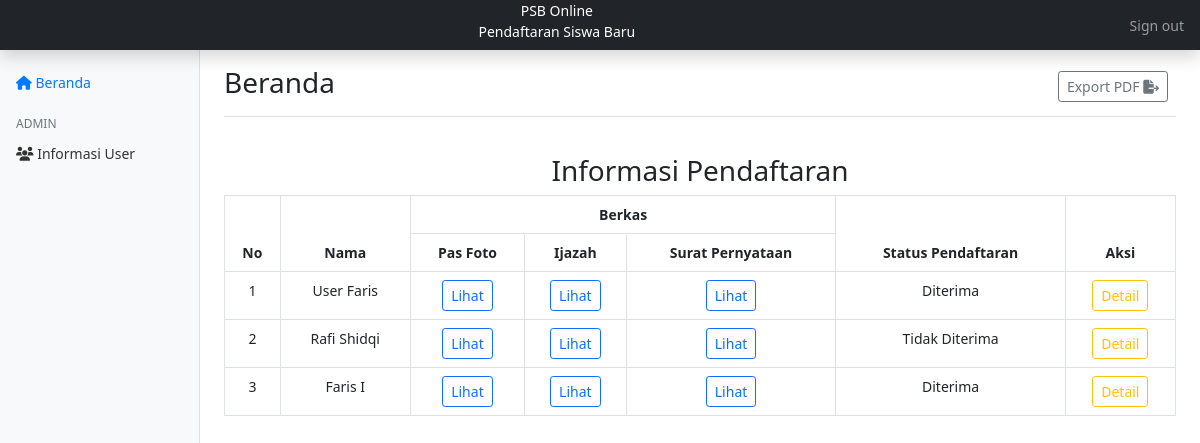
The page /admin/index.php (signed in) on the database its author committed.
### tables this page shows
CREATE TABLE `data_pendaftaran` (
  `pendaftaran_id` int(11) NOT NULL,
  `user_id` int(11) DEFAULT NULL,
  `pendidikan_terakhir` varchar(255) DEFAULT NULL,
  `pas_foto` varchar(255) DEFAULT NULL,
  `ijazah` varchar(255) DEFAULT NULL,
  `surat_pernyataan` varchar(255) DEFAULT NULL,
  `status_pendaftaran` enum('Diterima','Cadangan','Tidak Diterima') NOT NULL DEFAULT 'Diterima'
);

CREATE TABLE `users` (
  `user_id` int(11) NOT NULL,
  `nama` varchar(255) NOT NULL,
  `nisn` varchar(16) DEFAULT NULL,
  `email` varchar(16) NOT NULL,
  `jenis_kelamin` enum('P','L') DEFAULT NULL,
  `no_telepon` int(11) NOT NULL,
  `tempat_lahir` varchar(255) DEFAULT NULL,
  `tgl_lahir` date DEFAULT NULL,
  `agama` varchar(11) DEFAULT NULL,
  `nama_ortu` varchar(255) DEFAULT NULL,
  `no_telepon_ortu` int(11) DEFAULT NULL,
  `password` varchar(255) NOT NULL,
  `role` int(11) NOT NULL DEFAULT 0,
  `alamat` text DEFAULT NULL
);

### admin/index.php (the view, shortened to what this page needs)
<?php
    include '../koneksi.php';
    $query = mysqli_query($koneksi, "SELECT * FROM data_pendaftaran INNER JOIN users ON data_pendaftaran.user_id = users.user_id");
    $i = 1;
?>
<!DOCTYPE html>
<html lang="en">
<head>
    <link href="https://cdn.jsdelivr.net/npm/bootstrap@5.0.1/dist/css/bootstrap.min.css" rel="stylesheet" />
    <link rel="stylesheet" href="../css/style.css"/>
</head>
<body>
    <header class="navbar navbar-dark sticky-top bg-dark flex-md-nowrap p-0 shadow">
        <ul class="navbar-nav w-100">
            <li class="nav-item">
                <p style="color:white" class="text-center mb-2">PSB Online <br> Pendaftaran Siswa Baru</p>
            </li>
        </ul>
        <ul class="navbar-nav px-3">
            <li class="nav-item text-nowrap">
                <a class="nav-link" href="../logout.php" onclick="return confirm('Apakah anda yakin ingin melakukan logout?');">Sign out</a>
            </li>
        </ul>
    </header>
    <div class="container-fluid">
        <div class="row">
            <nav id="sidebarMenu" class="col-md-3 col-lg-2 d-md-block bg-light sidebar collapse">
                <div class="position-sticky pt-3">
                    <ul class="nav flex-column">
                        <li class="nav-item">
                            <a class="nav-link active" aria-current="page" href="#">
                            <span><i class="fas fa-home"></i></span>
                            Beranda
                            </a>
                        </li>
                    </ul>
                    <h6 class="sidebar-heading d-flex justify-content-between align-items-center px-3 mt-3 mb-1 text-muted">
                        <span>Admin</span>
                    </h6>
                    <ul class="nav flex-column mb-2">
                        <li class="nav-item">
                            <a class="nav-link" href="informasi_user.php">
                            <span><i class="fas fa-users"></i></span>
                            Informasi User
                            </a>
                        </li>
                    </ul>
                </div>
            </nav>
            <main class="col-md-9 ms-sm-auto col-lg-10 px-md-4">
                <div class="d-flex justify-content-between flex-wrap flex-md-nowrap align-items-center pt-3 pb-2 mb-3 border-bottom">
                    <h3>Beranda</h3>
                    <div class="btn-group me-2">
                        <a href="../process.php?export=inf-pendaftaran" class="btn btn-sm btn-outline-secondary">Export PDF <i class="fas fa-file-export"></i></a>
                    </div>
                </div>
                <div id="content">
                    <div class="text-center align-items-center">
                        <br>
                        <h3>Informasi Pendaftaran</h3>
                        <div class="table-responsive">
                            <table class="table table-hover table-bordered">
                                <thead>
                                    <tr>
                                        <th rowspan="2" scope="col">No</th>
                                        <th rowspan="2" scope="col">Nama</th>
                                        <th colspan="3" scope="col">Berkas</th>
                                        <th rowspan="2" scope="col">Status Pendaftaran</th>
                                        <th rowspan="2" scope="col">Aksi</th>
                                    </tr>
                                    <tr>
                                        <th>Pas Foto</th>
                                        <th>Ijazah</th>
                                        <th>Surat Pernyataan</th>
                                    </tr>
                                </thead>
                                <tbody>
                                <?php foreach ($query as $d) : ?>
                                    <tr>
                                        <td><?= $i ?></td>
                                        <td><?= $d['nama'] ?></td>
                                        <td><?= !empty($d['pas_foto']) ? "<a href='view.php?type=pas_foto&pendaftaran_id=" . $d['pendaftaran_id'] . "' target='_blank' class='btn btn-outline-primary btn-sm'>Lihat</a>" : '-' ?></td>
                                        <td><?= !empty($d['ijazah']) ? "<a href='view.php?type=ijazah&pendaftaran_id=" . $d['pendaftaran_id'] . "' target='_blank' class='btn btn-outline-primary btn-sm'>Lihat</a>" : '-' ?></td>
                                        <td><?= !empty($d['surat_pernyataan']) ? "<a href='view.php?type=surat_pernyataan&pendaftaran_id=" . $d['pendaftaran_id'] . "' target='_blank' class='btn btn-outline-primary btn-sm'>Lihat</a>" : '-' ?></td>
                                        <td><?= $d['status_pendaftaran'] ?></td>
                                        <td>
                                            <a href="detail.php?user_id=<?= $d['user_id'] ?>" class="btn btn-sm btn-outline-warning">Detail</a>
                                        </td>
                                    </tr>
                                <?php
                                    $i++;
                                    endforeach;
                                ?>
                                </tbody>
                            </table>
                        </div>
                    </div>
                </div>
            </main>
        </div>
    </div>
</body>
</html>

### css/style.css (style rules this page uses)
body { font-size: 0.875rem; }
.sidebar { position: fixed; top: 0; bottom: 0; left: 0; z-index: 100; padding: 48px 0 0; box-shadow: inset -1px 0 0 rgba(0, 0, 0, 0.1); }
.sidebar .nav-link { font-weight: 500; color: #333; }
.sidebar .nav-link.active { color: #007bff; }
.sidebar-heading { font-size: 0.75rem; text-transform: uppercase; }

### rows shown on the page
data_pendaftaran: user.nama "User Faris", status_pendaftaran "Diterima"
data_pendaftaran: user.nama "Rafi Shidqi", status_pendaftaran "Tidak Diterima"
data_pendaftaran: user.nama "Faris I", status_pendaftaran "Diterima"
